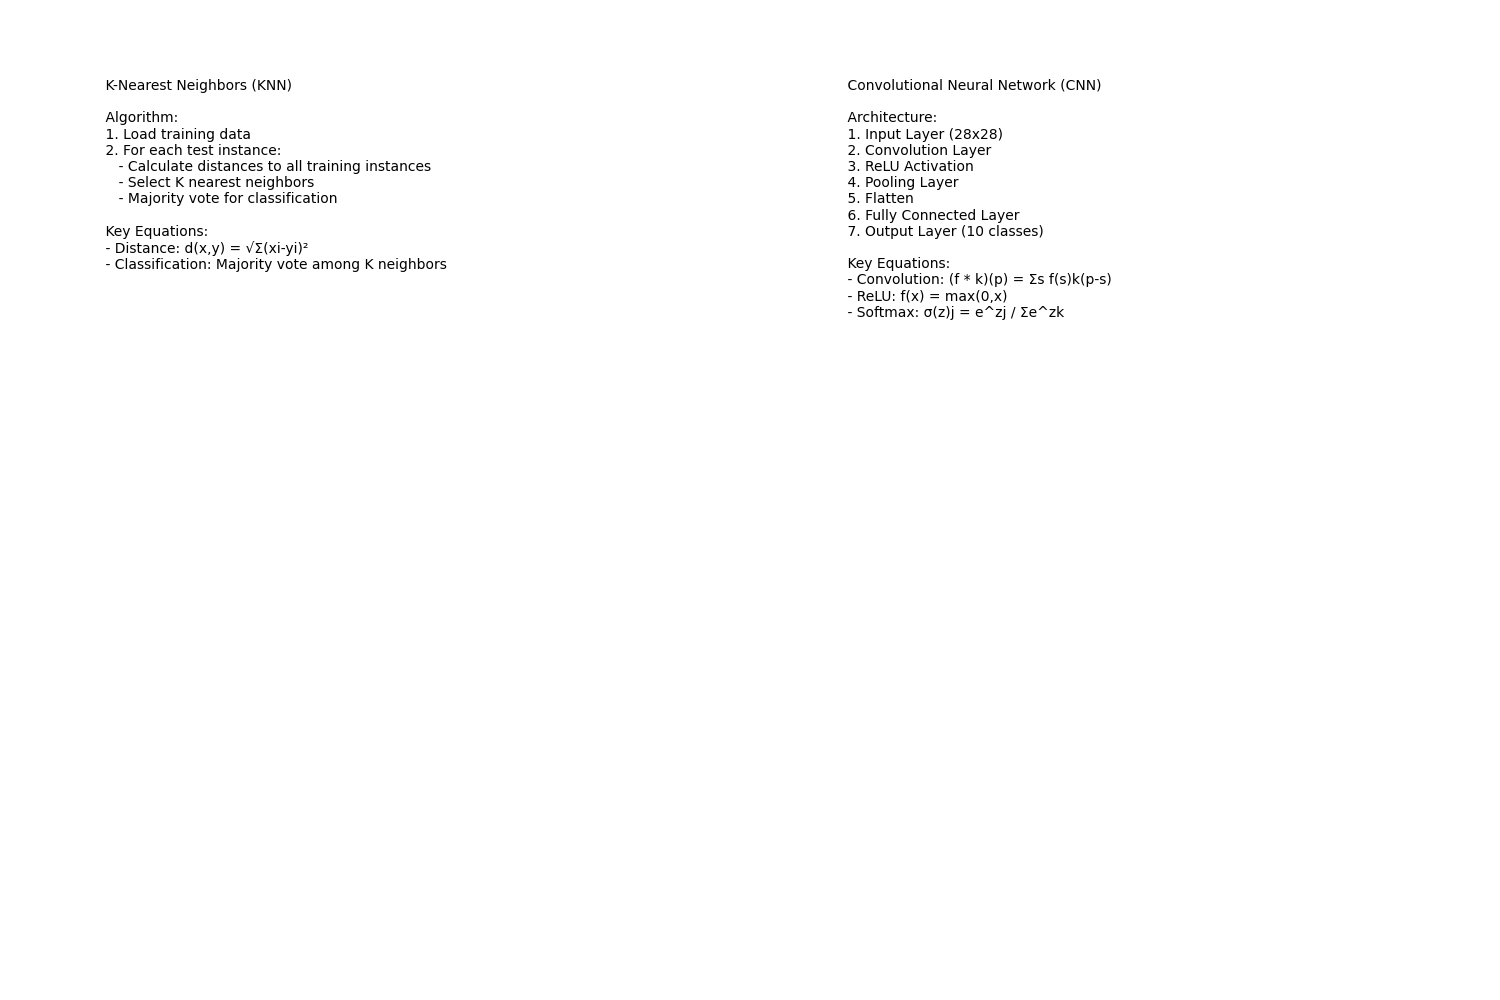

Source code (Python):
import matplotlib.pyplot as plt
import numpy as np
from matplotlib.patches import Rectangle, FancyArrowPatch
import networkx as nx

def create_knn_flow():
    G = nx.DiGraph()
    nodes = ['Input Image', 'Preprocessing', 'K-Nearest Neighbors', 'Distance Calculation', 'Majority Voting', 'Prediction']
    G.add_nodes_from(nodes)
    edges = [
        ('Input Image', 'Preprocessing'),
        ('Preprocessing', 'K-Nearest Neighbors'),
        ('K-Nearest Neighbors', 'Distance Calculation'),
        ('Distance Calculation', 'Majority Voting'),
        ('Majority Voting', 'Prediction')
    ]
    G.add_edges_from(edges)
    
    plt.figure(figsize=(12, 6))
    pos = nx.spring_layout(G)
    nx.draw(G, pos, with_labels=True, node_color='lightblue', 
            node_size=2000, arrowsize=20, font_size=10)
    plt.title('KNN Algorithm Flow')
    plt.savefig('knn_flow.png')
    plt.close()

def create_cnn_flow():
    G = nx.DiGraph()
    nodes = ['Input Image', 'Convolution Layer', 'ReLU', 'Pooling Layer', 
             'Flatten', 'Fully Connected', 'Output']
    G.add_nodes_from(nodes)
    edges = [
        ('Input Image', 'Convolution Layer'),
        ('Convolution Layer', 'ReLU'),
        ('ReLU', 'Pooling Layer'),
        ('Pooling Layer', 'Flatten'),
        ('Flatten', 'Fully Connected'),
        ('Fully Connected', 'Output')
    ]
    G.add_edges_from(edges)
    
    plt.figure(figsize=(12, 6))
    pos = nx.spring_layout(G)
    nx.draw(G, pos, with_labels=True, node_color='lightgreen', 
            node_size=2000, arrowsize=20, font_size=10)
    plt.title('CNN Architecture Flow')
    plt.savefig('cnn_flow.png')
    plt.close()

def create_algorithm_descriptions():
    # Create a figure for algorithm descriptions
    plt.figure(figsize=(15, 10))
    
    # KNN Description
    plt.subplot(2, 2, 1)
    plt.axis('off')
    knn_text = """
    K-Nearest Neighbors (KNN)
    
    Algorithm:
    1. Load training data
    2. For each test instance:
       - Calculate distances to all training instances
       - Select K nearest neighbors
       - Majority vote for classification
    
    Key Equations:
    - Distance: d(x,y) = √Σ(xi-yi)²
    - Classification: Majority vote among K neighbors
    """
    plt.text(0.1, 0.9, knn_text, fontsize=10, verticalalignment='top')
    
    # CNN Description
    plt.subplot(2, 2, 2)
    plt.axis('off')
    cnn_text = """
    Convolutional Neural Network (CNN)
    
    Architecture:
    1. Input Layer (28x28)
    2. Convolution Layer
    3. ReLU Activation
    4. Pooling Layer
    5. Flatten
    6. Fully Connected Layer
    7. Output Layer (10 classes)
    
    Key Equations:
    - Convolution: (f * k)(p) = Σs f(s)k(p-s)
    - ReLU: f(x) = max(0,x)
    - Softmax: σ(z)j = e^zj / Σe^zk
    """
    plt.text(0.1, 0.9, cnn_text, fontsize=10, verticalalignment='top')
    
    plt.tight_layout()
    plt.savefig('algorithm_descriptions.png')
    plt.close()

if __name__ == "__main__":
    create_knn_flow()
    create_cnn_flow()
    create_algorithm_descriptions() 